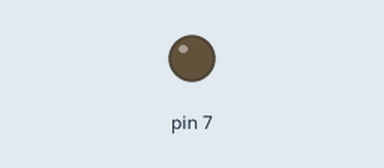
Bench run of a sketch on a simulated Arduino Uno, built with avr-gcc and run on an emulated ATmega328P. On the bench: output pins drawn as LEDs (lit = HIGH). At 3.0 s the program stops and its outputs stay as they are.

Above: at 0.5 s.
At 1.5 s:
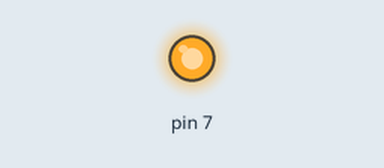
Timing chart, 0 to 3.0 s (numbered marks = the images above):
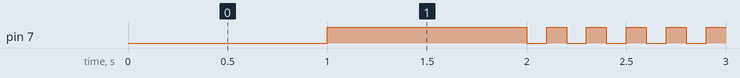

The sketch:

05_practice_2.ino
```cpp
void setup()
{
  pinMode(7, OUTPUT);
}

void loop()
{
  int i = 1;

  digitalWrite(7,LOW);
  delay(1000);
  digitalWrite(7,HIGH);
  delay(1000);

  while(i<=5) {
    digitalWrite(7, LOW); //LED ON
    delay(100);

    digitalWrite(7, HIGH);  //LED OFF
    delay(100);

    i++;
   }
  while(Serial){
    digitalWrite(7,HIGH);
  }


}
```

Measured:
- by itself, pin 7: repeats every 0.20 s: LOW 0.10 s, HIGH 0.10 s, until it stays HIGH from 2.9 s
